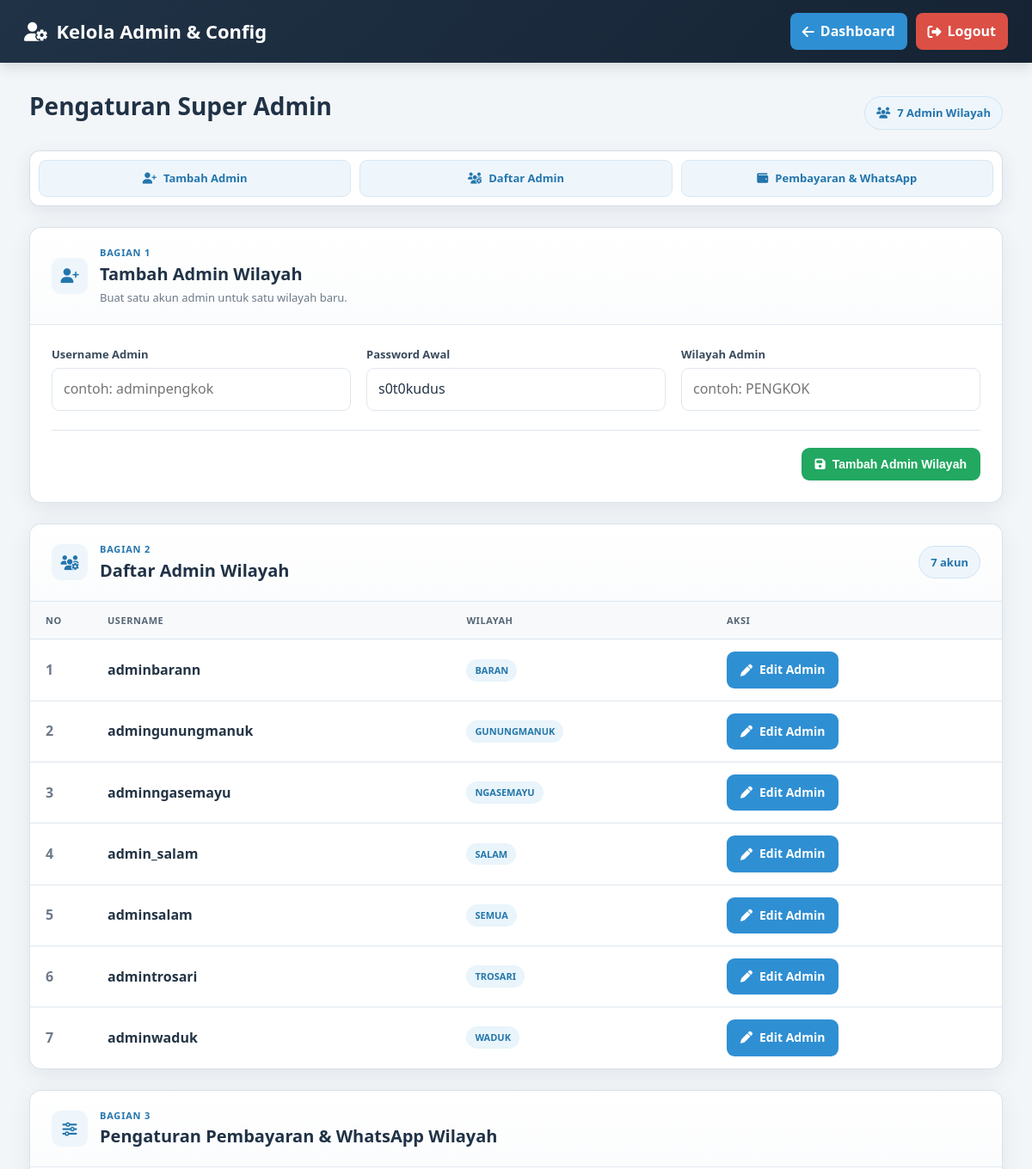
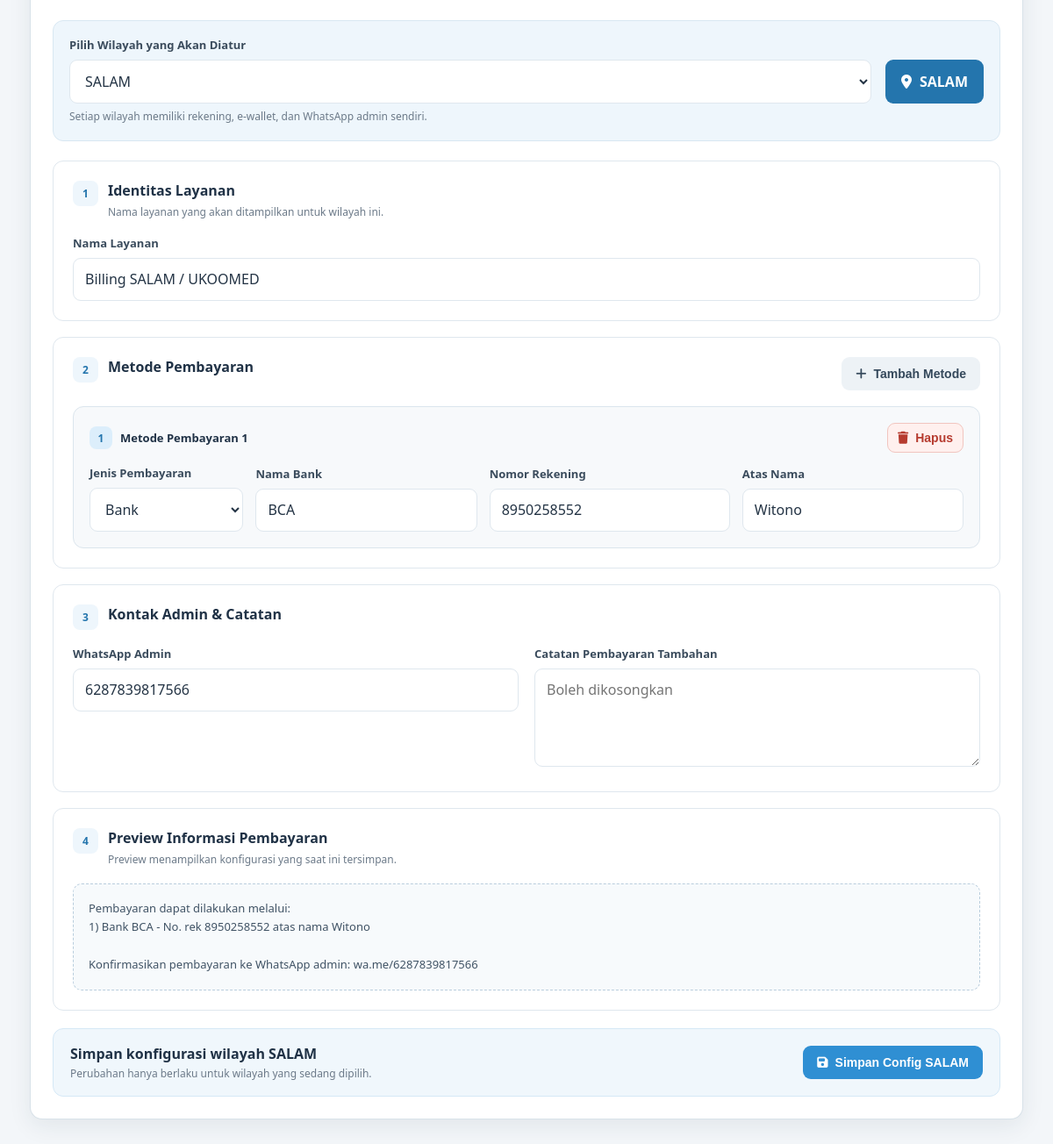
The page /kelola_admin.php (signed in) on the database its author committed (2 pictures, top to bottom).
### tables this page shows
CREATE TABLE `users` (
  `id` int NOT NULL,
  `username` varchar(50) NOT NULL,
  `password` varchar(255) NOT NULL,
  `role` varchar(50) NOT NULL DEFAULT 'admin',
  `wilayah` varchar(50) NOT NULL
);

### kelola_admin.php (the view, shortened to what the rows shown need)
<?php
require_once __DIR__ . '/db_salam.php';
require_once __DIR__ . '/helpers_salam.php';
function kelolaEsc($value): string
{
    return htmlspecialchars((string) $value, ENT_QUOTES, 'UTF-8');
}
$admins = [];
$adminResult = $koneksi->query("SELECT id, username, wilayah FROM users WHERE role = 'admin' ORDER BY wilayah ASC, username ASC");
if ($adminResult) {
    while ($row = $adminResult->fetch_assoc()) {
        $admins[] = $row;
    }
}
?>
<!DOCTYPE html>
<html lang="id">
<head>
    <link rel="stylesheet" href="https://cdnjs.cloudflare.com/ajax/libs/font-awesome/6.4.0/css/all.min.css">
</head>
<body>
<header class="header">
    <h1><i class="fas fa-user-gear"></i> Kelola Admin & Config</h1>
</header>
<main class="container">
    <section class="page-hero">
        <div>
            <h2>Pengaturan Super Admin</h2>
        </div>
    </section>
    <div class="page-stack">
        <section class="section-card" id="daftar-admin">
            <div class="table-wrap">
                <table class="admin-table">
                    <thead>
                        <tr><th>No</th><th>Username</th><th>Wilayah</th><th>Aksi</th></tr>
                    </thead>
                    <tbody>
                    <?php if ($admins === []): ?>
                        <tr><td colspan="4" class="empty">Belum ada akun admin wilayah.</td></tr>
                    <?php else: ?>
                        <?php foreach ($admins as $index => $admin): ?>
                        <tr>
                            <td class="table-number" data-label="No"><?= $index + 1; ?></td>
                            <td data-label="Username"><strong><?= kelolaEsc($admin['username']); ?></strong></td>
                            <td data-label="Wilayah"><span class="pill"><?= kelolaEsc(salamNamaWilayahTampilan($admin['wilayah'])); ?></span></td>
                            <td class="table-actions" data-label="Aksi"><a class="btn btn-primary" href="kelola_admin.php?edit_admin=<?= (int) $admin['id']; ?>#edit-admin"><i class="fas fa-pen"></i> Edit Admin</a></td>
                        </tr>
                        <?php endforeach; ?>
                    <?php endif; ?>
                    </tbody>
                </table>
            </div>
        </section>
    </div>
</main>
</body>
</html>

### rows shown on the page
users: username "adminbarann", wilayah "BARAN"
users: username "admingunungmanuk", wilayah "GUNUNGMANUK"
users: username "adminngasemayu", wilayah "NGASEMAYU"
users: username "admin_salam", wilayah "SALAM"
users: username "adminsalam", wilayah "SEMUA"
users: username "admintrosari", wilayah "TROSARI"
users: username "adminwaduk", wilayah "WADUK"

### other values the page prints
count($admins) "7"
kelolaEsc($selectedWilayah) "SALAM"
kelolaEsc($selectedConfig['info_pembayaran'] ?? '') "Pembayaran dapat dilakukan melalui: 1) Bank BCA - No. rek 8950258552 atas nama Witono Konfirmasikan pembayaran ke WhatsApp admin: wa.me/6287839817566"
form field wilayah "SALAM"
